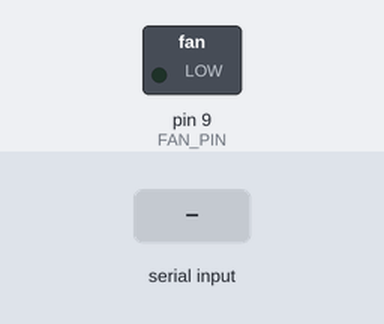
The sketch below on a simulated Arduino Uno, built with avr-gcc and run on an emulated ATmega328P. Shown: switched loads named in the sketch (green lamp = pin HIGH). The inputs (shaded band) are chosen by the test bench.

Above: at 1.2 s.
1.3 s: "90,45\n" received over Serial
At 1.6 s:
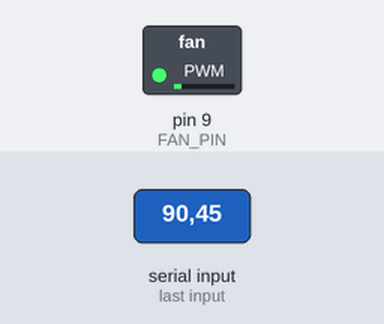
3.8 s: "30,150\n" received over Serial
At 4.6 s:
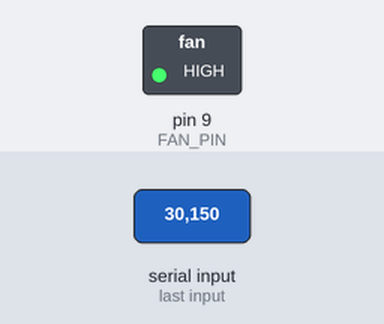
Timing chart, 0 to 6.8 s (numbered marks = the images above; inputs shaded):
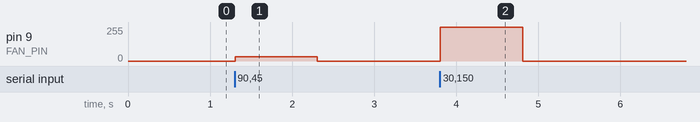

Measured:
- after the input at 1.3 s, pin 9 (FAN_PIN): 0/255 → 31/255 at once, → 0/255 1.0 s later
- after the input at 3.8 s, pin 9 (FAN_PIN): 0/255 → 255/255 at once, → 0/255 1.0 s later

The sketch:

arduinofancontroller.ino
```cpp
// Define the PWM pin for the fan
#define FAN_PIN 9

// Define the minimum and maximum PWM values
#define MIN_PWM 0
#define MAX_PWM 255

// Define the minimum and maximum temperature thresholds in Celsius
#define MIN_TEMP 40
#define MAX_TEMP 80

// Define a variable to store the temperature
float temp;

// Define a variable to store the PWM value
int pwm;

void setup() {
  // Initialize the serial communication with the Pi
  Serial.begin(9600);

  // Initialize the PWM pin as an output
  pinMode(FAN_PIN, OUTPUT);
}

void loop() {
  // Check if there is data available from the serial port
  if (Serial.available() > 0) {
    // Read the temperature as a float
    temp = Serial.parseFloat();

    // Map the temperature to the PWM range
    pwm = map(temp, MIN_TEMP, MAX_TEMP, MIN_PWM, MAX_PWM);

    // Constrain the PWM value to the valid range
    pwm = constrain(pwm, MIN_PWM, MAX_PWM);

    // Write the PWM value to the fan pin
    analogWrite(FAN_PIN, pwm);
  }
}
```
